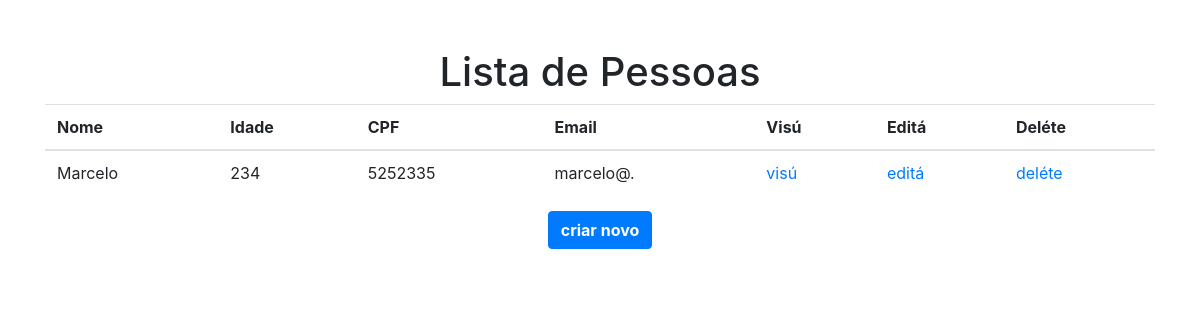
The page /people/ on the database as committed earlier.
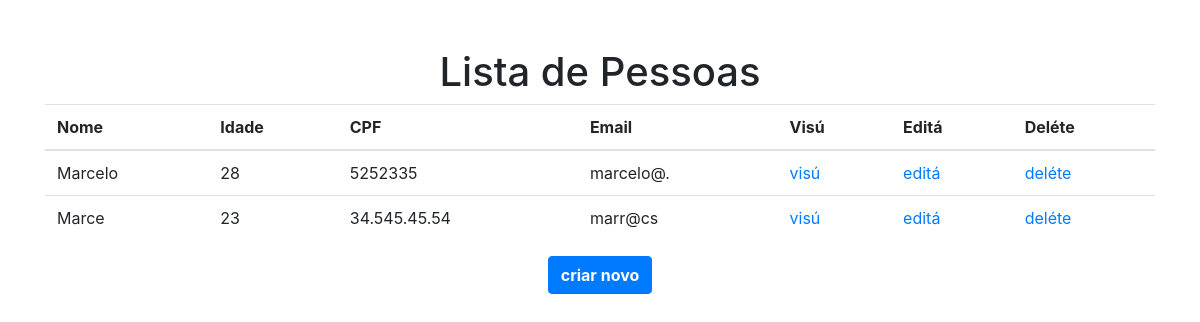
The same page on the database as committed later.
### people/models.py (models this page shows, shortened)
class Person(models.Model):
    name = models.CharField(max_length=200)
    idade = models.IntegerField()
    cpf = models.CharField(max_length=20)
    email = models.CharField(max_length=200)

### people/views.py (the view)
# urls.py: path('',views.PersonList.as_view(), name='person_list'),
class PersonList(ListView):
    model = Person

### people/templates/people/person_list.html
{% load static %}
<link rel="stylesheet" href="{% static 'people/bootstrap.min.css' %}">
<div class="container">
    <div class="py-5 text-center">
        <h1>Lista de Pessoas</h1>
        <table class="table table-hover">
            <thead>
                <tr>
                    <th scope="col">Nome</th>
                    <th scope="col">Idade</th>
                    <th scope="col">CPF</th>
                    <th scope="col">Email</th>
                    <th scope="col">Visú</th>
                    <th scope="col">Editá</th>
                    <th scope="col">Deléte</th>
                </tr>
            </thead>
            <tbody>
                {% for person in object_list %}
                <tr>
                    <td>{{ person.name }}</td>
                    <td>{{ person.idade }}</td>
                    <td>{{ person.cpf }}</td>
                    <td>{{ person.email }}</td>
                    <td>
                        <a href="{% url "person_view" person.id %}">visú</a>
                    </td>
                    <td>
                        <a href="{% url "person_edit" person.id %}">editá</a>
                    </td>
                    <td>
                        <a href="{% url "person_delete" person.id %}">deléte</a>
                    </td>
                </tr>
                {% endfor %}
            </tbody>
        </table>
        <a  href="{% url "person_new" %}" type="submit" class="btn btn-primary btn-large">
            <b>criar novo</b></a>
    </div>
</div>

Rows that differ between the two databases and show on the page:
changed Person "Marcelo": idade "234" → "28"
added Person: name "Marce", idade "23", cpf "34.545.45.54", email "marr@cs"
